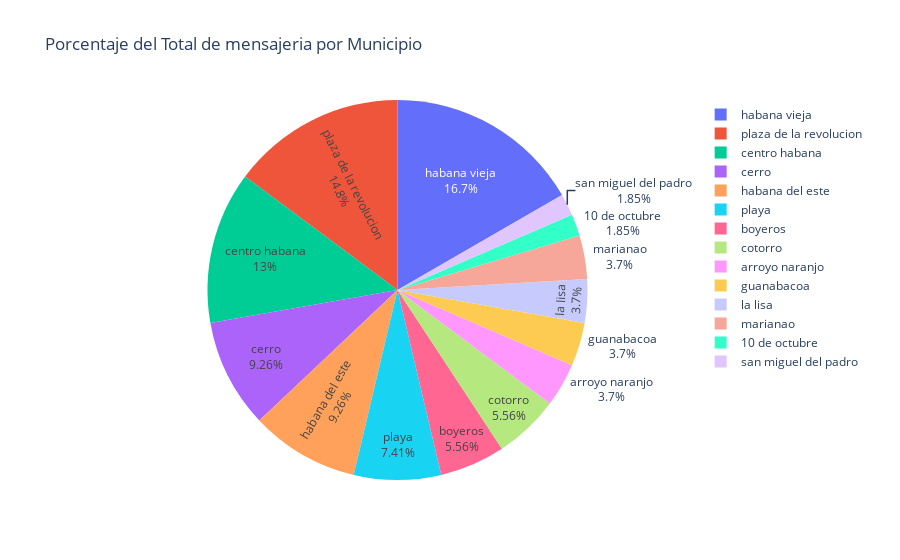

Source (notebook cell):
### Markdown cell above
Alejandro, ayer me llamó tu primo para saber como estaba y le comenté lo que estabamos planeando

-Mami!! las cosas que se cuentan nunca salen

Hay chico tú no crees que si todo sale bien le podamos ofrecer un trabajito, él ahora se compró una moto eléctrica y pudiera hacer la mensajería del restaurante y esta sería otra entrada de ganacias además el dinero se queda en la familia

-Bueno dejame calcular que tan común es tener el servicio de delivery en el municipio donde voy a montar el local no vaya a ser que no sea algo rentable y tenga más pérdida que ganancia

### Code cell
#Grafico de pastel sobre el porciento de mensajeria por municipio :)
info_mensajeria = data2[data2["delivery"].notna()]
total_mensajeria = info_mensajeria["delivery"].sum()
mensajeria_por_municipio = info_mensajeria.groupby("location.municipe")["delivery"].sum()
porciento_restaurantes_mensajeria = round(bp.c_porciento(mensajeria_por_municipio, total_mensajeria),2)

mensajeria_info = []
for i in porciento_restaurantes_mensajeria.index:
    i = bp.i_nombre(i)
    mensajeria_info.append(i)

fig = px.pie(
    names=porciento_restaurantes_mensajeria.index,
    values=porciento_restaurantes_mensajeria.values,
    title="Porcentaje del Total de mensajeria por Municipio"
)

fig.update_traces(textinfo="percent+label")
fig.show()

### Figure 1 — Plotly figure (JSON) as saved in the notebook; plotly's stock layout.template omitted (floating-point values rounded to 4 significant figures)
{"data": [{"domain": {"x": [0, 1], "y": [0, 1]}, "hovertemplate": "label=%{label}<br>value=%{value}<extra></extra>", "labels": ["10 de octubre", "arroyo naranjo", "boyeros", "centro habana", "cerro", "cotorro", "guanabacoa", "habana del este", "habana vieja", "la lisa", "marianao", "playa", "plaza de la revolucion", "san miguel del padro"], "legendgroup": "", "name": "", "showlegend": true, "textinfo": "percent+label", "type": "pie", "values": [1.852, 3.704, 5.556, 12.96, 9.259, 5.556, 3.704, 9.259, 16.67, 3.704, 3.704, 7.407, 14.81, 1.852]}], "layout": {"legend": {"tracegroupgap": 0}, "title": {"text": "Porcentaje del Total de mensajeria por Municipio"}}}
